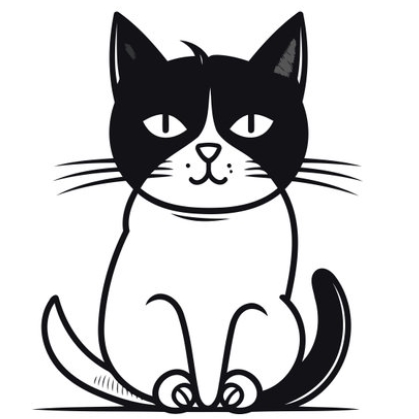
#> input picture cat.jpg, 419 x 419 px
$ python linear-combination.py
#> lines starting #> are read from the running program, lines starting #| are printed output that depends on the picture
import cv2
import numpy as np

def combinar_lineal_imagenes(img1, img2, alpha):
    if img1.shape[:2] != img2.shape[:2]:
        if img1.shape[:2] < img2.shape[:2]:
            img1 = cv2.resize(img1, dsize=(img2.shape[1], img2.shape[0]))
        else:
            img2 = cv2.resize(img2, dsize=(img1.shape[1], img1.shape[0]))
    if img1.shape[2] != img2.shape[2]:
        if img1.shape[2] == 1 and img2.shape[2] == 3:
            img1 = cv2.cvtColor(img1, cv2.COLOR_GRAY2BGR)
        elif img1.shape[2] == 3 and img2.shape[2] == 1:
            img2 = cv2.cvtColor(img2, cv2.COLOR_GRAY2BGR)


    img_combinada = cv2.addWeighted(img1, alpha, img2, 1 - alpha, 0)
    return img_combinada


img1 = cv2.imread('cat.jpg')
#> img1 is the input picture: shape (419, 419, 3); mean B, G, R 203.7, 202.7, 202.9
img2 = cv2.imread('icecream.jpg')
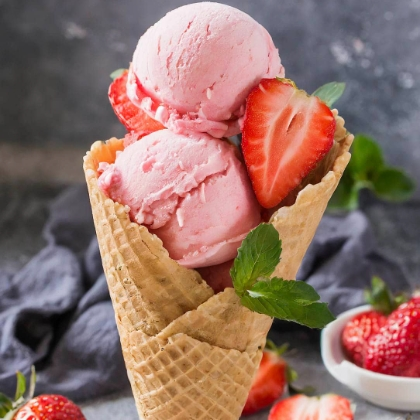
#> input picture icecream.jpg, 420 x 420 px
#> img2 is the input picture: shape (420, 420, 3); mean B, G, R 103.1, 112.8, 145.6
img_resultado = combinar_lineal_imagenes(img1, img2, 0.2)
#> in combinar_lineal_imagenes, `img1 = cv2.resize(img1, dsize=(img2.shape[1], img2.shape[0]))`:
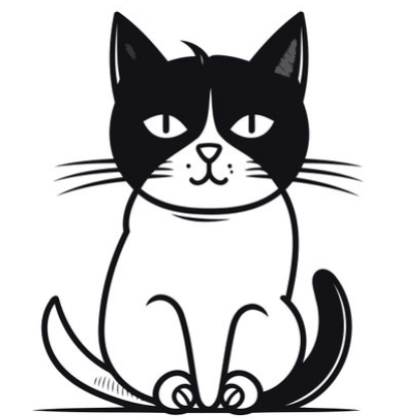
#> img1: shape (420, 420, 3); mean B, G, R 203.7, 202.6, 202.8
#> in combinar_lineal_imagenes, `img_combinada = cv2.addWeighted(img1, alpha, img2, 1 - alpha, 0)`:
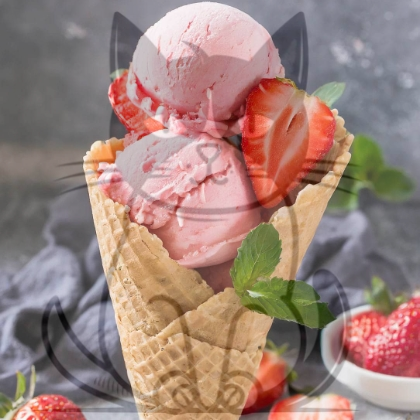
#> img_combinada: shape (420, 420, 3); mean B, G, R 123.2, 130.8, 157

cv2.imshow('Imagen Combinada', img_resultado)
cv2.waitKey(0)
cv2.destroyAllWindows()
